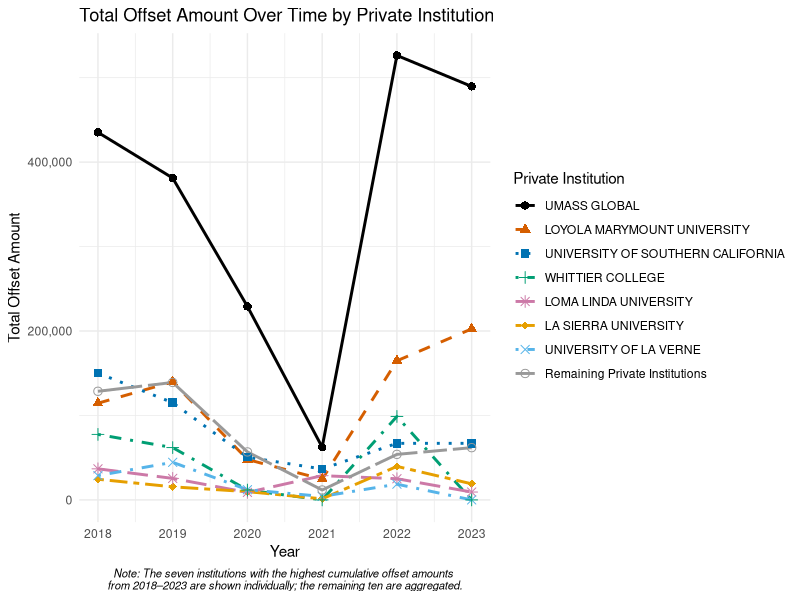
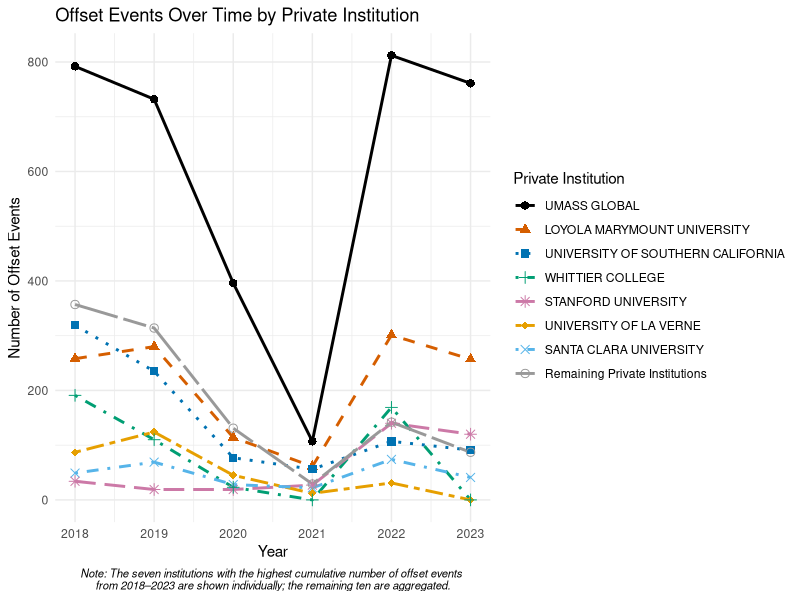
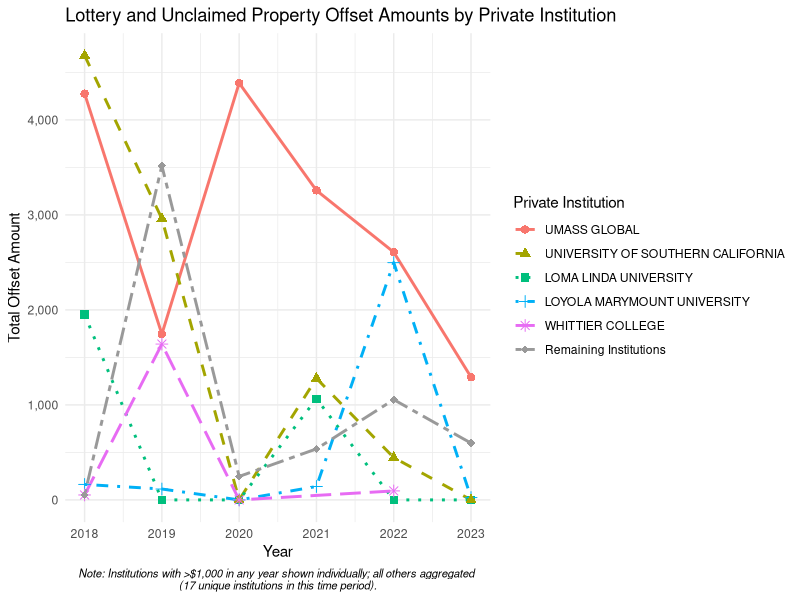
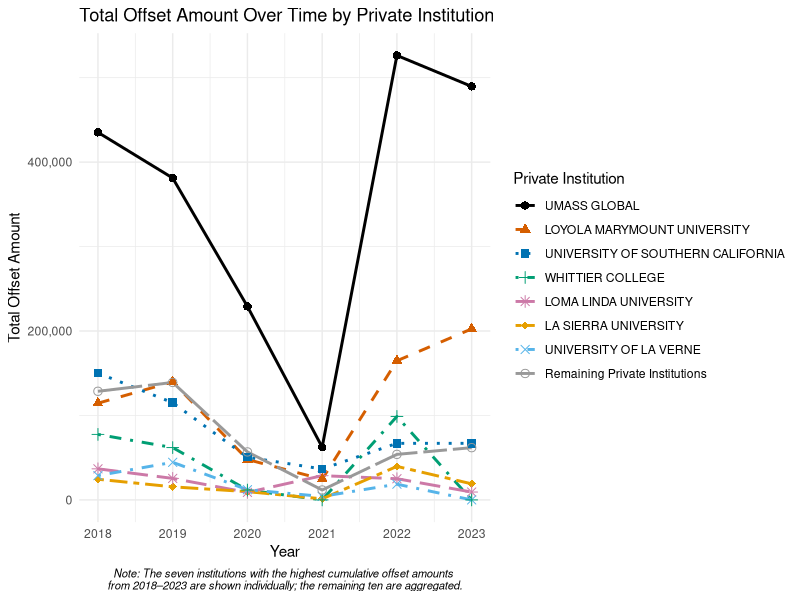
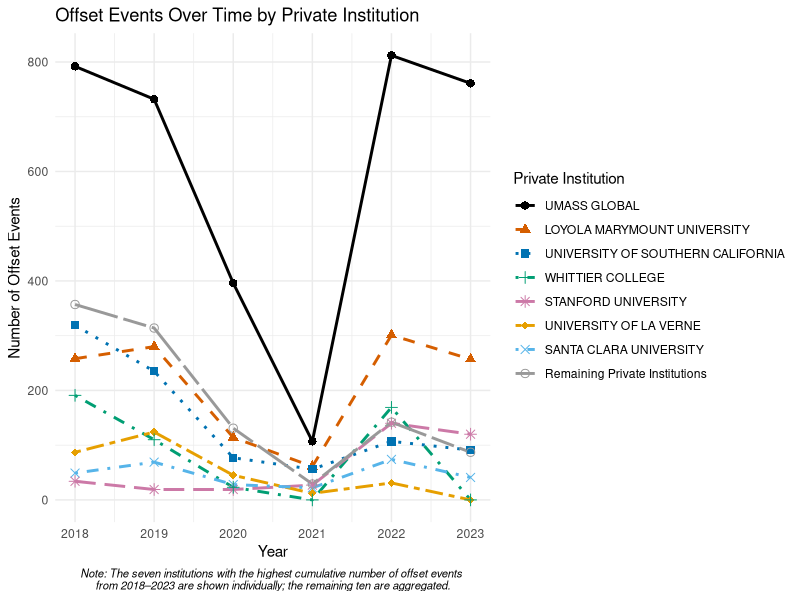
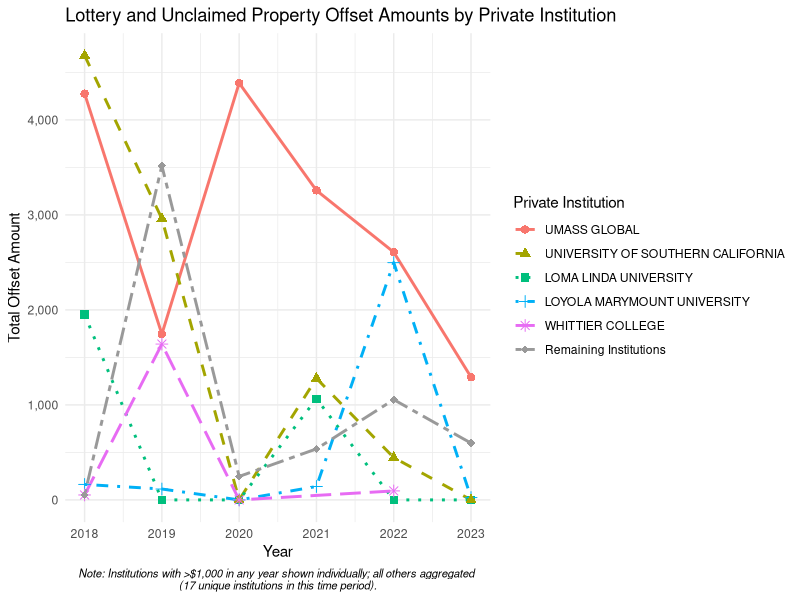

These charts were generated, in order, by the following R code: (Note: this script raises an error after producing the figures.)
library(dplyr)
library(tidyr)
library(stringr)
library(ggplot2)
library(scales)
library(svglite)
##

setwd("D:/GitHub/CA-Private-Colleges")
combined_df<- read.csv("data/cleaned/cleaned_IIC_Offset_Data_2018-2023.csv") #cleaned csv of all institutions
cat6_df<- read.csv("data/cleaned/cleaned_IIC_Offset_Data_2018-2023-cat6only.csv") #cleaned csv of CAT 6 institutions only

#####################
####################################
# ------------------------------------------------------------------
# Count unique agencies
# ------------------------------------------------------------------
unique_agencies <- n_distinct(combined_df$AGENCY_CLEAN)
unique_agencies

unique_categories <- dplyr::n_distinct(combined_df$CATEGORY)
unique_categories

#################################################################################
#################################################################################
## analysis / graphs begin

#########################################################################
########           FIGURE 2 CODE              ###########################
#########################################################################

# ------------------------------------------------------------------
# Top private institutions
# ------------------------------------------------------------------

#using cat6_df from above
#########################################################################
########           FIGURE 2 CODE              ###########################
#########################################################################

# ------------------------------------------------------------------
# Create one institution-year dataset
# ------------------------------------------------------------------

# Collapse duplicate institution-year rows and explicitly add zeroes
# for years in which an institution had no offsets.
offset_amounts_long <- cat6_df %>%
  group_by(AGENCY_CLEAN, Year) %>%
  summarise(
    Total_Amount = sum(Total_Amount, na.rm = TRUE),
    .groups = "drop"
  ) %>%
  complete(
    AGENCY_CLEAN,
    Year = 2018:2023,
    fill = list(Total_Amount = 0)
  )

# ------------------------------------------------------------------
# Identify seven institutions with highest cumulative amounts
# ------------------------------------------------------------------

agency_totals_all <- offset_amounts_long %>%
  group_by(AGENCY_CLEAN) %>%
  summarise(
    Total_All = sum(Total_Amount, na.rm = TRUE),
    .groups = "drop"
  ) %>%
  arrange(desc(Total_All))

top_7_agencies <- head(agency_totals_all$AGENCY_CLEAN, 7)

# ------------------------------------------------------------------
# Keep top seven institutions separate
# ------------------------------------------------------------------

top_7_df <- offset_amounts_long %>%
  filter(AGENCY_CLEAN %in% top_7_agencies)

# ------------------------------------------------------------------
# Combine remaining ten institutions
# ------------------------------------------------------------------

remaining_df <- offset_amounts_long %>%
  filter(!AGENCY_CLEAN %in% top_7_agencies) %>%
  group_by(Year) %>%
  summarise(
    Total_Amount = sum(Total_Amount, na.rm = TRUE),
    .groups = "drop"
  ) %>%
  mutate(AGENCY_CLEAN = "Remaining Private Institutions")

# ------------------------------------------------------------------
# Dataset used by ggplot
# ------------------------------------------------------------------

plot_df <- bind_rows(top_7_df, remaining_df) %>%
  mutate(
    AGENCY_PLOT = factor(
      AGENCY_CLEAN,
      levels = c(top_7_agencies, "Remaining Private Institutions")
    )
  )

# --- 8 distinct linetypes (including two custom hex-string patterns) ---
line_patterns <- c(
  "solid",      # _______________
  
  "dashed",     # _ _ _ _ _ _ _ _
  "dotted",     # ...............
  "dotdash",    # _ . _ . _ . _ .
  "longdash",   # __ __ __ __ __
  "twodash",    # _ _ __ _ _ __ _
  "1343",       # custom short-long
  "F282"        # custom long-short-short
)

# --- 8 colours chosen so their *luminance* values spread evenly in grayscale ---
line_colors <- c(
  "#000000",   # black
  "#D55E00",   # vermillion  → dark gray
  
  "#0072B2",   # blue        → medium-dark
  "#009E73",   # green       → medium
  "#CC79A7",   # pink        → medium-light
  "#E69F00",   # orange      → light
  "#56B4E9",   # sky blue    → lighter
  "#999999"    # gray        → light gray
)

# --- 8 distinct point shapes (one per line) ---
point_shapes <- c(16, 17, 15, 3, 8, 18, 4, 1)
#                  ●   ▲   ■   +   ✳   ◆   ×   ○

ggplot(
  plot_df,
  aes(
    x        = Year,
    y        = Total_Amount,
    color    = AGENCY_PLOT,
    linetype = AGENCY_PLOT,
    shape    = AGENCY_PLOT,
    group    = AGENCY_PLOT
  )
) +
  geom_line(linewidth = 1) +
  geom_point(size = 2.5) +
  scale_color_manual(values = line_colors,    name = "Private Institution") +
  scale_linetype_manual(values = line_patterns, name = "Private Institution") +
  scale_shape_manual(values = point_shapes,   name = "Private Institution") +
  labs(
    title   = "Total Offset Amount Over Time by Private Institution",
    x       = "Year",
    y       = "Total Offset Amount",
    caption = "Note: The seven institutions with the highest cumulative offset amounts \nfrom 2018–2023 are shown individually; the remaining ten are aggregated."
  ) +
  scale_y_continuous(labels = comma) +
  theme_minimal() +
  theme(
    legend.position = "right",
    plot.caption    = element_text(size = 8, face = "italic", hjust = 0.5)
  )


####
#save
ggsave(
  filename = "figures/Figure2.svg",
  width    = 10,
  height   = 6,
  dpi      = 300,
  bg       = "white"
)


#########################################################################
########           FIGURE 3 CODE              ###########################
#########################################################################

library(ggplot2)
library(tidyr)
library(dplyr)
library(scales)

# ------------------------------------------------------------------
# Create one institution-year dataset of offset events
# ------------------------------------------------------------------

offset_events_long <- cat6_df %>%
  group_by(AGENCY_CLEAN, Year) %>%
  summarise(
    Offset_Events = sum(Total_Count, na.rm = TRUE),
    .groups = "drop"
  ) %>%
  complete(
    AGENCY_CLEAN,
    Year = 2018:2023,
    fill = list(Offset_Events = 0)
  )

# ------------------------------------------------------------------
# Identify seven institutions with highest cumulative event counts
# ------------------------------------------------------------------

agency_event_totals_all <- offset_events_long %>%
  group_by(AGENCY_CLEAN) %>%
  summarise(
    Total_All = sum(Offset_Events, na.rm = TRUE),
    .groups = "drop"
  ) %>%
  arrange(desc(Total_All))

top_7_agencies <- head(agency_event_totals_all$AGENCY_CLEAN, 7)

# ------------------------------------------------------------------
# Keep top seven institutions separate
# ------------------------------------------------------------------

top_7_df <- offset_events_long %>%
  filter(AGENCY_CLEAN %in% top_7_agencies)

# ------------------------------------------------------------------
# Aggregate the remaining ten institutions
# ------------------------------------------------------------------

remaining_df <- offset_events_long %>%
  filter(!AGENCY_CLEAN %in% top_7_agencies) %>%
  group_by(Year) %>%
  summarise(
    Offset_Events = sum(Offset_Events, na.rm = TRUE),
    .groups = "drop"
  ) %>%
  mutate(AGENCY_CLEAN = "Remaining Private Institutions")

# ------------------------------------------------------------------
# Dataset used by ggplot
# ------------------------------------------------------------------

plot_df <- bind_rows(top_7_df, remaining_df) %>%
  mutate(
    AGENCY_CLEAN = factor(
      AGENCY_CLEAN,
      levels = c(top_7_agencies, "Remaining Private Institutions")
    )
  )
# --- 8 distinct linetypes ---
line_patterns <- c(
  "solid",
  "dashed",
  "dotted",
  "dotdash",
  "longdash",
  "twodash",
  "1343",
  "F282"
)

# --- 8 colours ---
line_colors <- c(
  "#000000",
  "#D55E00",
  "#0072B2",
  "#009E73",
  "#CC79A7",
  "#E69F00",
  "#56B4E9",
  "#999999"
)

# --- 8 distinct point shapes ---
point_shapes <- c(16, 17, 15, 3, 8, 18, 4, 1)

ggplot(
  plot_df,
  aes(
    x        = Year,
    y        = Offset_Events,
    color    = AGENCY_CLEAN,
    linetype = AGENCY_CLEAN,
    shape    = AGENCY_CLEAN,
    group    = AGENCY_CLEAN
  )
) +
  geom_line(linewidth = 1) +
  geom_point(size = 2.5) +
  scale_color_manual(
    values = line_colors,
    name = "Private Institution"
  ) +
  scale_linetype_manual(
    values = line_patterns,
    name = "Private Institution"
  ) +
  scale_shape_manual(
    values = point_shapes,
    name = "Private Institution"
  ) +
  labs(
    title = "Offset Events Over Time by Private Institution",
    x = "Year",
    y = "Number of Offset Events",
    caption = paste0(
      "Note: The seven institutions with the highest cumulative number of offset events \nfrom 2018–2023 are shown individually; ",
      "the remaining ten are aggregated."
    )
  ) +
  scale_y_continuous(labels = comma) +
  theme_minimal() +
  theme(
    legend.position = "right",
    plot.caption = element_text(
      size = 8,
      face = "italic",
      hjust = 0.5
    )
  )

ggsave(
  filename = "figures/Figure3.svg",
  width = 10,
  height = 6,
  dpi = 300,
  bg = "white"
)


#########################################################################
########           FIGURE 4 CODE              ###########################
#########################################################################

# ------------------------------------------------------------------
# Lottery + Unclaimed Property combined, Category 6
# ------------------------------------------------------------------

### graph top institutions getting illegal offsets

lottery_property_df <- combined_df %>%
  filter(CATEGORY == "6 - OTHER STATES") %>%
  mutate(
    Year          = as.numeric(str_extract(CALENDAR.YEAR, "\\d{4}")),
    Lotto_Amount  = replace_na(as.numeric(gsub("[\\$,]", "", X2..LOTTERY.OFFSET.AMOUNT)), 0),
    UCP_Amount    = replace_na(as.numeric(gsub("[\\$,]", "", X3..UNCLAIMED.PROPERTY.OFFSET.AMOUNT)), 0),
    Combined_Amount = Lotto_Amount + UCP_Amount
  ) %>%
  group_by(AGENCY_CLEAN, Year) %>%
  summarise(Total_Amount = sum(Combined_Amount, na.rm = TRUE), .groups = "drop")

# --- Institutions that exceeded $1,000 in ANY year get their own line ---
big_agencies <- lottery_property_df %>%
  filter(Total_Amount > 1000) %>%
  distinct(AGENCY_CLEAN) %>%
  pull(AGENCY_CLEAN)

cat("Institutions with >$1,000 in at least one year:", length(big_agencies), "\n")

# --- Order by total amount across all years (descending) ---
agency_order <- lottery_property_df %>%
  filter(AGENCY_CLEAN %in% big_agencies) %>%
  group_by(AGENCY_CLEAN) %>%
  summarise(Grand_Total = sum(Total_Amount, na.rm = TRUE), .groups = "drop") %>%
  arrange(desc(Grand_Total)) %>%
  pull(AGENCY_CLEAN)

top_df <- lottery_property_df %>%
  filter(AGENCY_CLEAN %in% big_agencies)

remaining_df <- lottery_property_df %>%
  filter(!AGENCY_CLEAN %in% big_agencies) %>%
  group_by(Year) %>%
  summarise(Total_Amount = sum(Total_Amount, na.rm = TRUE), .groups = "drop") %>%
  mutate(AGENCY_CLEAN = "Remaining Institutions")

plot_df <- bind_rows(top_df, remaining_df) %>%
  mutate(AGENCY_PLOT = factor(AGENCY_CLEAN, 
                              levels = c(agency_order, "Remaining Institutions")))

# --- Dynamic aesthetics ---
n_groups <- n_distinct(plot_df$AGENCY_PLOT)

line_colors   <- c(scales::hue_pal()(n_groups - 1), "#999999")
point_shapes  <- rep(c(16, 17, 15, 3, 8, 18, 4, 1, 0, 2, 5, 6), length.out = n_groups)
line_patterns <- rep(c("solid", "dashed", "dotted", "dotdash", "longdash", "twodash"), 
                     length.out = n_groups)

# --- Plot ---
ggplot(
  plot_df,
  aes(
    x        = Year,
    y        = Total_Amount,
    color    = AGENCY_PLOT,
    linetype = AGENCY_PLOT,
    shape    = AGENCY_PLOT,
    group    = AGENCY_PLOT
  )
) +
  geom_line(linewidth = 1) +
  geom_point(size = 2.5) +
  scale_color_manual(values = line_colors,       name = "Private Institution") +
  scale_linetype_manual(values = line_patterns,  name = "Private Institution") +
  scale_shape_manual(values = point_shapes,      name = "Private Institution") +
  labs(
    title   = "Lottery and Unclaimed Property Offset Amounts by Private Institution",
    x       = "Year",
    y       = "Total Offset Amount",
    caption = "Note: Institutions with >$1,000 in any year shown individually; all others aggregated \n(17 unique institutions in this time period)."
  ) +
  scale_y_continuous(labels = comma) +
  theme_minimal() +
  theme(
    legend.position = "right",
    plot.caption    = element_text(size = 8, face = "italic", hjust = 0.5)
  )

#save
ggsave(
  filename = "figures/Figure4.svg",
  width    = 10,
  height   = 6,
  dpi      = 300,
  bg       = "white"
)


#########################################################################
########           TABLE 1 CODE               ###########################
#########################################################################

#####
##Lottery and unclaimed funds summary table
##

library(officer)
library(flextable)

summary_tbl <- cat6_df %>%
  group_by(AGENCY_CLEAN) %>%
  summarise(
    Years_Appearing = n_distinct(Year[Total_Count > 0]),
    `Total Offset Events` = sum(Total_Count, na.rm = TRUE),
    `Total Offset Amount` = sum(Total_Amount, na.rm = TRUE),
    `Lottery + Unclaimed Property Offset Events` =
      sum(Lottery_UCP_Count, na.rm = TRUE),
    `Lottery + Unclaimed Property Offset Amount` =
      sum(Lottery_UCP_Amount, na.rm = TRUE),
    .groups = "drop"
  )
# --- Format and save as flextable ---
border_h     <- fp_border(color = "gray70", width = 0.5)
border_thick <- fp_border(color = "black", width = 1.5)

ft <- summary_tbl %>%
  arrange(AGENCY_CLEAN) %>%
  mutate(
    `Total Offset Amount` = ifelse(
      `Total Offset Amount` == 0,
      "",
      paste0(
        "$",
        formatC(
          `Total Offset Amount`,
          format = "f",
          digits = 0,
          big.mark = ","
        )
      )
    ),
    
    `Lottery + Unclaimed Property Offset Amount` = ifelse(
      `Lottery + Unclaimed Property Offset Amount` == 0,
      "",
      paste0(
        "$",
        formatC(
          `Lottery + Unclaimed Property Offset Amount`,
          format = "f",
          digits = 0,
          big.mark = ","
        )
      )
    ),
    
    `Total Offset Events` = ifelse(
      `Total Offset Events` == 0,
      "",
      formatC(
        `Total Offset Events`,
        format = "d",
        big.mark = ","
      )
    ),
    
    `Lottery + Unclaimed Property Offset Events` = ifelse(
      `Lottery + Unclaimed Property Offset Events` == 0,
      "",
      formatC(
        `Lottery + Unclaimed Property Offset Events`,
        format = "d",
        big.mark = ","
      )
    )
  ) %>%
  rename(Agency = AGENCY_CLEAN) %>%
  flextable() %>%
  bold(part = "header") %>%
  align(j = -1, align = "right", part = "all") %>%
  align(j = 1, align = "left", part = "all") %>%
  bg(i = seq(2, nrow(summary_tbl), 2), bg = "#F2F2F2") %>%
  hline(part = "body", border = border_h) %>%
  hline_top(part = "header", border = border_thick) %>%
  hline_bottom(part = "header", border = border_thick) %>%
  hline_bottom(part = "body", border = border_thick) %>%
  fontsize(size = 8, part = "all") %>%
  padding(padding = 2, part = "all") %>%
  width(j = "Agency", width = 2) %>%
  width(j = "Years_Appearing", width = 0.6) %>%
  width(j = "Total Offset Events", width = 0.8) %>%
  width(j = "Total Offset Amount", width = 1) %>%
  width(j = "Lottery + Unclaimed Property Offset Events", width = 1.0) %>%
  width(j = "Lottery + Unclaimed Property Offset Amount", width = 1.2) %>%
  set_caption("Summary of Offset Amounts and Events by Private Institution")

save_as_docx(
  ft,
  path = "figures/Agency_Summary_Table.docx",
  pr_section = prop_section(
    page_size = page_size(orient = "portrait")
  )
)

ft

#########################################################################
########           PAPER CALCULATIONS         ###########################
#########################################################################

#numbers for paper
totals <- lottery_property_df %>%
  summarise(
    Total_All_Years  = sum(Total_Amount, na.rm = TRUE),
    Num_Years        = n_distinct(Year),
    Average_Per_Year = Total_All_Years / Num_Years
  )

total_2023 <- lottery_property_df %>%
  filter(Year == 2023) %>%
  summarise(Total_2023 = sum(Total_Amount, na.rm = TRUE))

cat("Lottery + Unclaimed Property Offsets (Category 6 - Private Institutions)\n")
cat("-----------------------------------------------------------------------\n")
cat("Total (all years):  $", formatC(totals$Total_All_Years, format = "f", digits = 2, big.mark = ","), "\n")
cat("Number of years:    ", totals$Num_Years, "\n")
cat("Average per year:   $", formatC(totals$Average_Per_Year, format = "f", digits = 2, big.mark = ","), "\n")
cat("Total (2023 only):  $", formatC(total_2023$Total_2023, format = "f", digits = 2, big.mark = ","), "\n")

############################################################
########################################################################################################################
#checking figures

# --- Highest total offset amount per year ---
yearly_top_amount <- cat6_df %>%
  group_by(Year, AGENCY_CLEAN) %>%
  summarise(
    Total_Amount = sum(Total_Amount, na.rm = TRUE),
    .groups = "drop"
  ) %>%
  group_by(Year) %>%
  slice_max(Total_Amount, n = 1, with_ties = TRUE) %>%
  ungroup() %>%
  arrange(Year)

cat("\nTop institution by total offset amount each year:\n")
print(yearly_top_amount, n = Inf)

# Check whether the same institution is #1 in every year
top_amount_all_years <- yearly_top_amount %>%
  count(AGENCY_CLEAN) %>%
  filter(n == n_distinct(yearly_top_amount$Year))

cat(
  "\nInstitution topping all",
  n_distinct(yearly_top_amount$Year),
  "years by total offset amount:",
  paste(top_amount_all_years$AGENCY_CLEAN, collapse = ", "),
  "\n"
)


#########################################################################
########      OPTIONAL APPENDIX FIGURE CODE   ###########################
#########################################################################
library(officer)

# --- Build amounts and counts from already-cleaned cat6_df ---
summary_both <- cat6_df %>%
  group_by(AGENCY_CLEAN, Year) %>%
  summarise(
    Amount = sum(Lottery_UCP_Amount, na.rm = TRUE),
    Count  = sum(Lottery_UCP_Count, na.rm = TRUE),
    .groups = "drop"
  )

# Amounts wide
amounts_wide <- summary_both %>%
  select(AGENCY_CLEAN, Year, Amount) %>%
  pivot_wider(names_from = Year, values_from = Amount, values_fill = 0) %>%
  mutate(Total = rowSums(select(., where(is.numeric)))) %>%
  arrange(AGENCY_CLEAN)

institution_order <- amounts_wide$AGENCY_CLEAN

# Counts wide (match order)
counts_wide <- summary_both %>%
  select(AGENCY_CLEAN, Year, Count) %>%
  pivot_wider(names_from = Year, values_from = Count, values_fill = 0) %>%
  mutate(Total = rowSums(select(., where(is.numeric)))) %>%
  slice(match(institution_order, AGENCY_CLEAN))

# --- Format as strings ---
year_cols <- setdiff(names(amounts_wide), "AGENCY_CLEAN")

amounts_str <- amounts_wide %>%
  mutate(across(all_of(year_cols), ~ ifelse(.x == 0, "",
                                            paste0("$", formatC(.x, format = "f", digits = 0, big.mark = ","))))) %>%
  rename(`Private Institution` = AGENCY_CLEAN)

counts_str <- counts_wide %>%
  mutate(across(all_of(year_cols), ~ ifelse(.x == 0, "",
                                            paste0("(n=", formatC(.x, format = "d", big.mark = ","), ")")))) %>%
  mutate(AGENCY_CLEAN = "") %>%
  rename(`Private Institution` = AGENCY_CLEAN)

# --- Interleave: amount row then count row per institution ---
n_inst <- nrow(amounts_str)
display_table <- bind_rows(
  lapply(1:n_inst, function(i) bind_rows(amounts_str[i, ], counts_str[i, ]))
)

# --- Build flextable ---
border_h     <- fp_border(color = "gray70", width = 0.5)
border_thick <- fp_border(color = "black", width = 1.5)

count_rows <- seq(2, nrow(display_table), 2)
shade_institutions <- seq(2, n_inst, 2)
shade_rows <- unlist(lapply(shade_institutions, function(i) c(2*i - 1, 2*i)))

ft <- display_table %>%
  flextable() %>%
  bold(part = "header") %>%
  align(j = -1, align = "right", part = "all") %>%
  align(j = 1, align = "left", part = "all") %>%
  italic(i = count_rows, part = "body") %>%
  fontsize(size = 8, part = "all") %>%
  fontsize(size = 7, i = count_rows, part = "body") %>%
  bg(i = shade_rows, bg = "#F2F2F2") %>%
  hline(i = count_rows, part = "body", border = border_h) %>%
  hline_top(part = "header", border = border_thick) %>%
  hline_bottom(part = "header", border = border_thick) %>%
  hline_bottom(part = "body", border = border_thick) %>%
  padding(padding = 2, part = "all") %>%
  width(j = "Private Institution", width = 2) %>%
  autofit(add_w = 0) %>%
  set_caption("Lottery and Unclaimed Property Offset Amounts by Private Institution\nParentheses show number of offset events.")

save_as_docx(
  ft,
  path = "figures/Lottery_UCP_Offsets_Cat6_Table.docx",
  pr_section = prop_section(
    page_size = page_size(orient = "landscape")
  )
)

ft


###############
## Additional analysis

# --- Lowest-use and highest-use schools by total offset events ---
school_totals <- cat6_df %>%
  group_by(AGENCY_CLEAN) %>%
  summarise(
    Total_Events = sum(Total_Count, na.rm = TRUE),
    .groups = "drop"
  ) %>%
  filter(Total_Events > 0) %>%
  arrange(Total_Events)

lowest_school  <- school_totals %>% slice_min(Total_Events, n = 1)
highest_school <- school_totals %>% slice_max(Total_Events, n = 1)

cat("\n")
cat("Lowest-use school: ", lowest_school$AGENCY_CLEAN, "\n")
cat("  Offset events:   ",
    formatC(lowest_school$Total_Events, format = "d", big.mark = ","), "\n")
cat("Highest-use school:", highest_school$AGENCY_CLEAN, "\n")
cat("  Offset events:   ",
    formatC(highest_school$Total_Events, format = "d", big.mark = ","), "\n")

# Median institution
median_offsets <- median(school_totals$Total_Events)
cat("Median offset events:",
    formatC(median_offsets, format = "d", big.mark = ","), "\n")


# --- Highest number of offset events per year ---
yearly_top <- cat6_df %>%
  group_by(Year, AGENCY_CLEAN) %>%
  summarise(
    Total_Events = sum(Total_Count, na.rm = TRUE),
    .groups = "drop"
  ) %>%
  group_by(Year) %>%
  slice_max(Total_Events, n = 1, with_ties = TRUE) %>%
  ungroup() %>%
  arrange(Year)

cat("\nTop institution by offset events each year:\n")
print(yearly_top, n = Inf)


# --- Average amount per offset event by institution ---
avg_per_event <- cat6_df %>%
  group_by(AGENCY_CLEAN) %>%
  summarise(
    Total_Amount = sum(Total_Amount, na.rm = TRUE),
    Total_Events = sum(Total_Count, na.rm = TRUE),
    .groups = "drop"
  ) %>%
  filter(Total_Events > 0) %>%
  mutate(Avg_Per_Event = Total_Amount / Total_Events) %>%
  arrange(desc(Avg_Per_Event))

largest_avg  <- avg_per_event %>% slice_max(Avg_Per_Event, n = 1)
smallest_avg <- avg_per_event %>% slice_min(Avg_Per_Event, n = 1)
median_avg   <- median(avg_per_event$Avg_Per_Event)

cat("\nAverage offset amount per event:\n")
cat("Largest avg: ", largest_avg$AGENCY_CLEAN, " — $",
    formatC(largest_avg$Avg_Per_Event, format = "f", digits = 2, big.mark = ","), "\n")
cat("Smallest avg:", smallest_avg$AGENCY_CLEAN, " — $",
    formatC(smallest_avg$Avg_Per_Event, format = "f", digits = 2, big.mark = ","), "\n")
cat("Median school: $",
    formatC(median_avg, format = "f", digits = 2, big.mark = ","), "\n")

# --- Impermissible offsets (Lottery + Unclaimed Property) totals ---
# Uses lottery_property_df already created in the Figure 4 code

impermissible_totals <- cat6_df %>%
  summarise(
    Total_Amount = sum(Lottery_UCP_Amount, na.rm = TRUE),
    Total_Events = sum(Lottery_UCP_Count, na.rm = TRUE)
  )

cat("Total offset events (all years):",
    formatC(impermissible_totals$Total_Events,
            format = "d", big.mark = ","), "\n")

impermissible_2023 <- cat6_df %>%
  filter(Year == 2023) %>%
  summarise(
    Total_Amount = sum(Lottery_UCP_Amount, na.rm = TRUE)
  )

cat("\nImpermissible offsets (Lottery + Unclaimed Property, Category 6):\n")
cat("Total amount (all years):   $", formatC(impermissible_totals$Total_Amount, format = "f", digits = 2, big.mark = ","), "\n")
cat("Total offset events (all years):", formatC(impermissible_totals$Total_Events, format = "d", big.mark = ","), "\n")
cat("Total amount (2023):        $", formatC(impermissible_2023$Total_Amount, format = "f", digits = 2, big.mark = ","), "\n")

# --- Verify Figure 4 counts ---
cat("\nFigure 4 verification:\n")
cat("Institutions with >$1,000 in any year (highlighted): ", length(big_agencies), "\n")
cat("Total unique institutions with impermissible offsets: ",
    n_distinct(lottery_property_df$AGENCY_CLEAN[lottery_property_df$Total_Amount > 0]), "\n")



# --- Total offsets for private institutions 2018-2023 ---
private_totals <- cat6_df %>%
  summarise(
    Total_Amount = sum(Total_Amount, na.rm = TRUE),
    Num_Years    = n_distinct(Year),
    Avg_Per_Year = Total_Amount / n_distinct(Year)
  )

cat("\nPrivate institution offsets (Category 6), 2018-2023:\n")
cat("Total amount:     $", formatC(private_totals$Total_Amount, format = "f", digits = 2, big.mark = ","), "\n")
cat("Number of years:   ", private_totals$Num_Years, "\n")
cat("Average per year: $", formatC(private_totals$Avg_Per_Year, format = "f", digits = 2, big.mark = ","), "\n")
